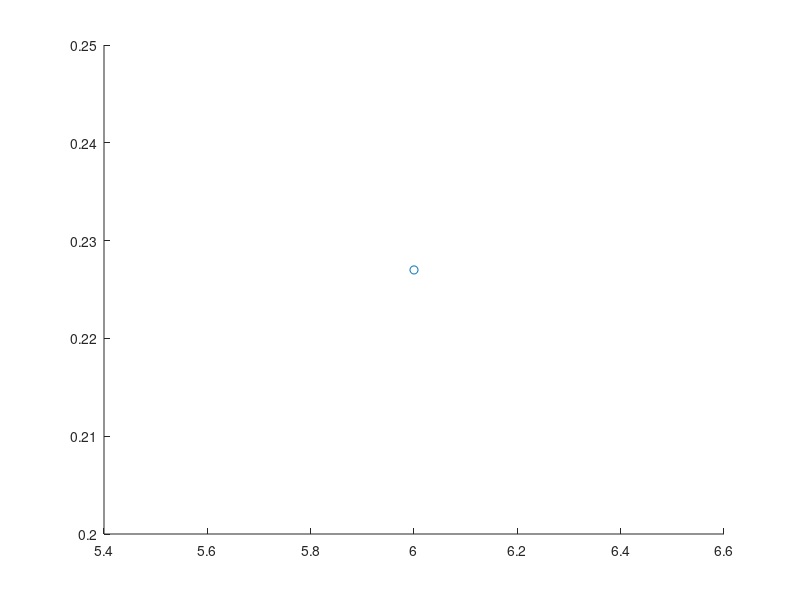

Recreate this plot in MATLAB.
%AWGN
%uncoded
% SNR=[-6 -5 -4 -3 -2 -1 0 1 2 3 4 5];
% ber=[0.2406875 0.210895833 0.1865 0.157479167 0.130202381 0.103235714 0.079130952 0.056702381 0.037459524 0.022959524 0.01237619 0.005983333 ];
% % DS
% SNR=[-6 -5 -4 -3 -2 -1 0 1 ];
% ber=[0.225833333 0.1745 0.132666667 0.06125 0.016666667 0.000966667 6.88889E-05 5.88889E-06];
% % Urut
% SNR=[-6 -5 -4 -3 -2 -1 0 1 2];
% ber=[0.224833333 0.170583333 0.1305 0.06075 0.027916667 0.006475 0.001533333 0.000208333 4.16667E-06];
% % Acak
% SNR=[-6 -5 -4 -3 -2 -1 0 1];
% ber=[0.216916667 0.183416667 0.122833333 0.05675 0.009833333 0.000416667 1.76667E-05 0.0000005];
% 
% semilogy(SNR,ber, '*-', 'linewidth',1);
% 
% 
% Figure1=figure(1);
% FigW=6;
% FigH=5.6;
% set(Figure1,'defaulttextinterpreter','latex',...
%     'PaperUnits','inches','Papersize',[FigW,FigH],...
%     'Paperposition',[0,0,FigW,FigH],'Units','Inches',...
%     'Position',[0,0,FigW,FigH])
% set(gca,...
%     'FontSize',10,...
%     'FontName','Arial');
% 
% grid on;
% 
% % Create xlabel
% xlabel({'SNR (dB)'});
% ylabel({'BER'});

%Singlepath
%uncoded
% SNR=[0 5 10 15 20 25 30];
% ber=[0.150854167 0.065654167 0.023548333 0.007516667 0.002370139 0.000761742 0.000242262 ];

% %DS
% ber=[0.094933333 0.03585 0.011802222 0.003417778 0.00122 0.00044 0.000109524 ];
% 
% %urut
% ber=[0.09595 0.0368 0.012157778 0.003723333 0.001255556 0.000485 0.000120238 ];
% 
% %Acak
% ber=[0.084633333 0.028559524 0.00918 0.002814444 0.000942222 0.000314444 8.80952E-05];
% 
% semilogy(SNR,ber, '*-', 'linewidth',1);

% SiamMask
Acc1 = 0.619;
Robustness1 = 0.336;
EAO1 = 0.3644;
% ECO
Acc2 = 0.484;
Robustness2 = 0.276;
EAO2 = 0.28;

% CCOT:
Acc3 = 0.494;
Robustness3 = 0.318;
EAO3 = 0.267;

% MD Net:
Acc4 = 0.541;
Robustness4 = 0.337;
EAO4 = 0.257;

% DeepSRDCF
Acc5 = 0.528;
Robustness5 = 0.326;
EAO5 = 0.276;

% SAMF
Acc6 = 0.502;
Robustness6 = 0.438;
EOA6 =  0.227;

% scatter(1,EAO1);
% scatter(2,EAO2);
% scatter(3,EAO3);
% scatter(4,EAO4);
% scatter(5,EAO5);
scatter(6,EOA6);



% Figure1=figure(1);
% FigW=6;
% FigH=5.6;
% set(Figure1,'defaulttextinterpreter','latex',...
%     'PaperUnits','inches','Papersize',[FigW,FigH],...
%     'Paperposition',[0,0,FigW,FigH],'Units','Inches',...
%     'Position',[0,0,FigW,FigH])
% set(gca,...
%     'FontSize',10,...
%     'FontName','Arial');
% 
% grid on;
% 
% % Create xlabel
% % xlabel({'Robustness'});
% % ylabel({'Accuracy'});
% 
% xlabel({''});
% ylabel({'EAO'});
